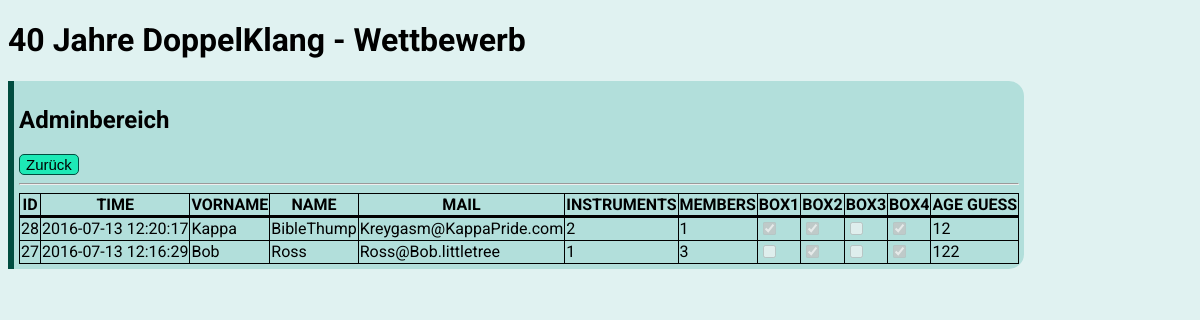
/admin/showAll.php, run on the app's committed database.
### tables this page shows
CREATE TABLE `wettbewerb` (
  `id` int(11) NOT NULL,
  `time` timestamp NOT NULL DEFAULT CURRENT_TIMESTAMP ON UPDATE CURRENT_TIMESTAMP,
  `vname` varchar(50) NOT NULL,
  `name` varchar(50) NOT NULL,
  `mail` varchar(50) NOT NULL,
  `instrument` int(11) NOT NULL,
  `members` int(11) NOT NULL,
  `check1` int(11) NOT NULL,
  `check2` int(11) NOT NULL,
  `check3` int(11) NOT NULL,
  `check4` int(11) NOT NULL,
  `ageGuess` int(11) NOT NULL
);

### admin/showAll.php (the view, shortened to what this page needs)
<!DOCTYPE html>
<html>
  <head>
    <link rel="stylesheet" href="../style.css" type="text/css">
    <link rel="stylesheet" href="table.css" type="text/css">
  </head>
  <body>
    <h1>40 Jahre DoppelKlang - Wettbewerb</h1>
      <div class="form-box">
        <h2>Adminbereich</h2>
        <form method="post">
          <input class="button" type="submit" name="toAdmin" value="Zurück">
        </form>
        <hr>
      <?php
        $servername = "localhost";
        $username = "root";
        $password = "";
        $dbname = "m133_wettbewerb";
        $conn = new mysqli($servername, $username, $password, $dbname);
        $sql = "SELECT * FROM wettbewerb ORDER BY time DESC";
        $result = $conn->query($sql);
        echo "<table>";
        echo "<tr>";
        echo "<th>ID</th> <th>TIME</th> <th>VORNAME</th> <th>NAME</th> <th>MAIL</th> <th>INSTRUMENTS</th> <th>MEMBERS</th> <th>BOX1</th> <th>BOX2</th> <th>BOX3</th> <th>BOX4</th> <th>AGE GUESS</th>";
        echo "</tr>";
        if ($result->num_rows > 0) {
          while($row = $result->fetch_assoc()) {
            echo "<tr>";
            echo "<td>" . $row["id"] . "</td>".
                  "<td>" . $row["time"] . "</td>".
                  "<td>" . $row["vname"] . "</td>".
                  "<td>" . $row["name"]. "</td>".
                  "<td>" . $row["mail"] . "</td>".
                  "<td>" . $row["instrument"] . "</td>".
                  "<td>" . $row["members"] . "</td>";
            if ($row["check1"] == 1) {
              echo '<td><input type="checkbox" disabled checked></td>';
            }
            else {
              echo '<td><input type="checkbox" disabled></td>';
            }
            if ($row["check2"] == 1) {
              echo '<td><input type="checkbox" disabled checked></td>';
            }
            else {
              echo '<td><input type="checkbox" disabled></td>';
            }
            if ($row["check3"] == 1) {
              echo '<td><input type="checkbox" disabled checked></td>';
            }
            else {
              echo '<td><input type="checkbox" disabled></td>';
            }
            if ($row["check4"] == 1) {
              echo '<td><input type="checkbox" disabled checked></td>';
            }
            else {
              echo '<td><input type="checkbox" disabled></td>';
            }
            echo "<td>" . $row["ageGuess"] . "</td>";
            echo "</tr>";
          }
        } else {
          echo "0 results";
        }
        echo "</table>";
       ?>
       </div>
  </body>
</html>

### style.css (style rules this page uses)
html { font-family: 'Roboto', sans-serif; background-color: #E0F2F1; }
.form-box { border-left: 6px solid #004D40; background-color: #B2DFDB; padding: 5px; display: inline-block; border-radius: 0px 15px 15px 0px; }
.button { background-color: #1DE9B6; border-radius: 5px 5px 5px 5px; border: 1px solid #004D40; font-size: 15px; }

### admin/table.css (style rules this page uses)
table { border-collapse: collapse; }
table, th, td { border: 1px solid black; }
th { border-bottom: 3px solid black !important; }

### data on the page
wettbewerb: id "28", time "2016-07-13 12:20:17", vname "Kappa", name "BibleThump", mail "Kreygasm@KappaPride.com", instrument "2", members "1", ageGuess "12"
wettbewerb: id "27", time "2016-07-13 12:16:29", vname "Bob", name "Ross", mail "Ross@Bob.littletree", instrument "1", members "3", ageGuess "122"
